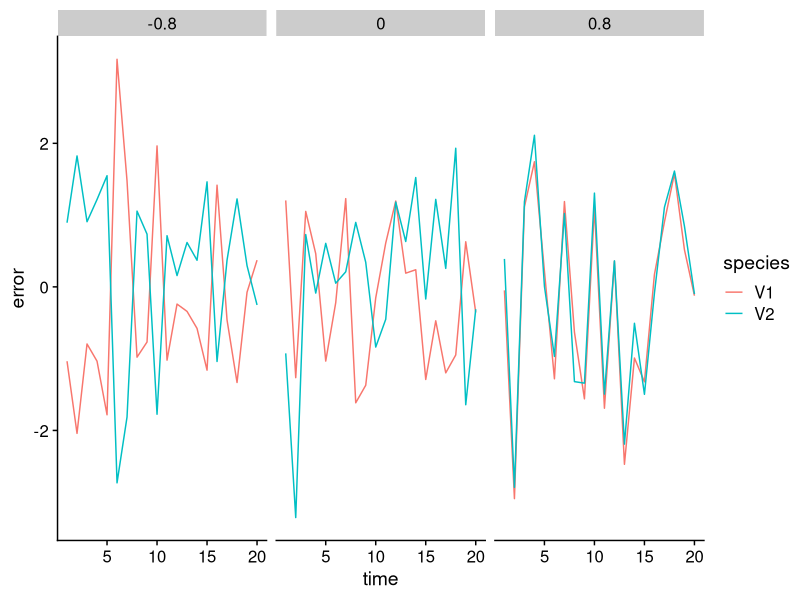

Here is the R script that generated this plot: (Note: this script raises an error after producing the figure.)
############################################
#  Test environmental correlated response  #
############################################

library(tidyverse)
library(cowplot)

sdt_e <- 1
rho <- 1

# From
# Ripa & Ives (2003): https://www.sciencedirect.com/science/article/pii/S0040580903000893 
# Vasseur & Fox (2007): http://doi.wiley.com/10.1111/j.1461-0248.2007.01099.x
# Gouhier et al. (2010): https://www.journals.uchicago.edu/doi/full/10.1086/649579 
cross_correlated_response <- function(rho = 0, evt_sd = 1, n = 2, time_len = 100, return_tbl = TRUE) {

  # Independant timeseries
  a <- t(sapply(seq_len(n), function(x) rnorm(time_len, 0, evt_sd)))

  cov_mat <- matrix(rho * evt_sd^2, nrow = nrow(a), ncol = nrow(a))
  diag(cov_mat) <- evt_sd^2

  out <- cov_mat %*% a

  if (return_tbl) {

    dfr <- as.data.frame(t(out))  %>%
      mutate(time = seq_len(ncol(a))) %>%
      pivot_longer(-time, names_to = "species", values_to = "error")
    return(dfr)
  }

  return(out)
}


# With two species
ti <- tibble(
  rho = c(0, .8, -.8),
  noise = map(rho, ~cross_correlated_response(rho = .x, evt_sd = 1, n = 2, time_len = 20))
)


p <- ti %>%
  unnest(noise) %>%
  ggplot(aes(x = time, y = error, color = species))+
  geom_line() +
  facet_grid(cols = vars(rho)) +
  cowplot::theme_half_open()

save_plot(
  "~/Téléchargements/coherence_two_sp.png",
  p
)

# With four species
ti <- tibble(
  rho = c(0, .8, -.8),
  noise = map(rho, ~cross_correlated_response(rho = .x, evt_sd = 1, n = 4, time_len = 20))
) 

p <- ti %>%
  unnest(noise) %>%
  ggplot(aes(x = time, y = error, color = species))+
  geom_line() +
  facet_grid(cols = vars(rho)) +
  cowplot::theme_half_open()

save_plot(
  "~/Téléchargements/coherence_four_sp.png",
  p
)

# Test for trait synchrony
ti <- tibble(
  rho = c(0, .3, -.8),
  noise = map(rho, ~cross_correlated_response(rho = .x, evt_sd = 1, n = 2, time_len = 20))
)

#ti %>%

ti2 <- ti %>%
  mutate(
    cwm = map(noise,
      function (x) {
        x %>%
          pivot_wider(names_from = "species", values_from = "error") %>%
          mutate(
            V1 = V1 + 6,
            V2 = V2 + 3
            ) %>%
          pivot_longer(-time, names_to = "species", values_to = "cwm")
      })
  )

ti2 %>%
  unnest(cwm) %>%
  ggplot(aes(x = time, y = cwm, color = species))+
  geom_line() +
  facet_grid(cols = vars(rho)) +
  cowplot::theme_half_open()

tp <- ti2 %>%
  filter(rho == 0.3) %>%
  unnest(cwm) %>%
  ggplot(aes(x = time, y = cwm, color = species))+
  geom_line() +
  labs(x = "Time", y = "CWM") +
  cowplot::theme_half_open() +
  theme(
    legend.position = "none",
    axis.ticks = element_blank(),
    axis.text = element_blank()
  )
save_plot(
  filename = here::here("fig/trait_synchrony.pdf"),
  tp
)

a <- t(sapply(c(3, 6), function(x) rnorm(10, x, .8)))
dfr <- as.data.frame(t(a))  %>%
  mutate(species = seq_len(ncol(a))) %>%
  pivot_longer(-species, names_to = "com", values_to = "trait") %>%
  arrange(com) %>%
  mutate(
    species = seq_len(n()),
    abun = runif(n(), min = .1, max = 1)) %>%
  group_by(com) %>%
  mutate(rel_abun = abun / sum(abun))

p_trait <- dfr %>%
  ggplot(aes(x = trait, y = rel_abun, fill = com)) +
  geom_col() +
  geom_vline(xintercept = summarise(dfr, avg = sum(rel_abun * trait))$avg) +
  labs(x = "Trait", y = "Relative abundance") +
  cowplot::theme_half_open() +
  #coord_cartesian(expand = FALSE) +
  theme(
    legend.position = "none",
    axis.ticks = element_blank(),
    axis.text = element_blank()
  )
save_plot(
  filename = here::here("fig/p_trait.pdf"),
  p_trait
)
